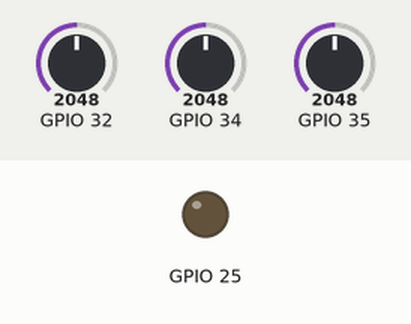
A sketch run on a simulated ESP32. Parts: output pins drawn as LEDs (lit = HIGH). Inputs (shaded band) come from the test bench; at power-on: GPIO 32 = 2048, GPIO 34 = 2048, GPIO 35 = 2048 (analog values on the 0–4095 scale). What the sketch prints to the serial monitor is not drawn.

Above: at 0.0 s.
At 10.0 s:
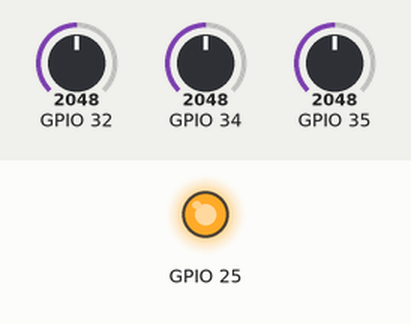
Timing chart, 0 to 23.2 s (numbered marks = the images above):
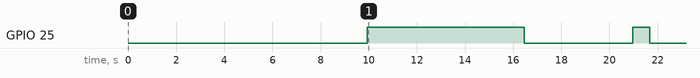

The sketch:

pump_diag4.ino
```cpp
// pump_diag4 — GPIO34 は「本当に何かに繋がっている」のか、それとも「浮いている」のか
//   diag3 で判明した気になる点:
//     ・全駆動ピン Hi-Z のとき GPIO34 = 1117 mV。分圧(下側100kΩ)が効いていれば 0V のはず
//     ・GPIO26/27 を HIGH にしただけで GPIO34 が 750〜811 mV 動く。50kΩ 源ならあり得ない
//   → GPIO34 が浮いている疑い。浮いたピンは電荷を溜めて保持するので DC に見える。
//   対照として GPIO32 の内部プルアップ/プルダウン(約45kΩ)を「既知インピーダンス源」に使う。
#include <Arduino.h>
#include "driver/gpio.h"

static const int PUMP = 25;
static const int SENSE = 34;
static const int FLOATREF = 35;   // 何も繋がっていない基準
static const int ZREF = 32;       // 内部プルで既知インピーダンスを作れる ADC1 ピン

static void mode_out(int pin){ gpio_config_t c={}; c.pin_bit_mask=1ULL<<pin; c.mode=GPIO_MODE_INPUT_OUTPUT;
  c.pull_up_en=GPIO_PULLUP_DISABLE; c.pull_down_en=GPIO_PULLDOWN_DISABLE; c.intr_type=GPIO_INTR_DISABLE; gpio_config(&c); }
static void mode_hiz(int pin){ gpio_config_t c={}; c.pin_bit_mask=1ULL<<pin; c.mode=GPIO_MODE_INPUT;
  c.pull_up_en=GPIO_PULLUP_DISABLE; c.pull_down_en=GPIO_PULLDOWN_DISABLE; c.intr_type=GPIO_INTR_DISABLE; gpio_config(&c); }
static void mode_pu(int pin){ gpio_config_t c={}; c.pin_bit_mask=1ULL<<pin; c.mode=GPIO_MODE_INPUT;
  c.pull_up_en=GPIO_PULLUP_ENABLE; c.pull_down_en=GPIO_PULLDOWN_DISABLE; c.intr_type=GPIO_INTR_DISABLE; gpio_config(&c); }
static void mode_pd(int pin){ gpio_config_t c={}; c.pin_bit_mask=1ULL<<pin; c.mode=GPIO_MODE_INPUT;
  c.pull_up_en=GPIO_PULLUP_DISABLE; c.pull_down_en=GPIO_PULLDOWN_ENABLE; c.intr_type=GPIO_INTR_DISABLE; gpio_config(&c); }

static void track(const char* label, int seconds) {
  Serial.printf("  %s\n    ", label);
  for (int i = 0; i < seconds * 5; i++) {
    Serial.printf("%d ", analogReadMilliVolts(SENSE));
    if ((i+1) % 15 == 0) Serial.print("\n    ");
    delay(200);
  }
  Serial.println();
}

void setup() {
  Serial.begin(115200);
  delay(700);
  Serial.println("\n================ pump_diag4 ================");
  analogReadResolution(12);
  analogSetPinAttenuation(SENSE, ADC_11db);
  analogSetPinAttenuation(FLOATREF, ADC_11db);
  analogSetPinAttenuation(ZREF, ADC_11db);

  Serial.println("--- 対照: 内部プル(約45kΩ)を掛けた GPIO32 は「既知インピーダンス源」 ---");
  mode_pd(ZREF); delay(300);
  Serial.printf("  GPIO32 内部プルダウン(45k->GND) = %d mV  (期待: ほぼ 0 = 142)\n", analogReadMilliVolts(ZREF));
  mode_pu(ZREF); delay(300);
  Serial.printf("  GPIO32 内部プルアップ(45k->3.3V) = %d mV  (期待: 飽和 3134)\n", analogReadMilliVolts(ZREF));
  mode_hiz(ZREF); delay(300);
  Serial.printf("  GPIO32 プル無し(完全に浮く)      = %d mV\n", analogReadMilliVolts(ZREF));

  Serial.println("\n--- T1. 全部 Hi-Z のまま 8 秒。分圧が効いていれば動かない。浮いていれば漂う ---");
  mode_hiz(PUMP); delay(300);
  track("GPIO34 (200ms ごと):", 8);
  Serial.printf("    参考: 未接続の GPIO35 = %d mV\n", analogReadMilliVolts(FLOATREF));

  Serial.println("\n--- T2. GPIO25 を HIGH 500ms → Hi-Z。放電先があるかを見る ---");
  Serial.println("     100kΩ で PUMP 網に繋がっているなら R_pd 10kΩ 経由で即 0V に落ちる");
  Serial.println("     どこにも繋がっていない(浮き)なら電荷が逃げず 3V 近くを保持する");
  mode_out(PUMP); gpio_set_level((gpio_num_t)PUMP, 1); delay(500);
  Serial.printf("    Hi-Z 直前 = %d mV\n", analogReadMilliVolts(SENSE));
  mode_hiz(PUMP);
  track("Hi-Z にした後 (200ms ごと):", 6);

  Serial.println("\n--- T3. GPIO25 を LOW に駆動してから Hi-Z ---");
  mode_out(PUMP); gpio_set_level((gpio_num_t)PUMP, 0); delay(500);
  Serial.printf("    Hi-Z 直前 = %d mV\n", analogReadMilliVolts(SENSE));
  mode_hiz(PUMP);
  track("Hi-Z にした後 (200ms ごと):", 4);

  Serial.println("\n--- T4. 源インピーダンスの推定: チャンネル切替直後の連続読み ---");
  Serial.println("     低インピーダンス源なら 1 発目から安定。高インピーダンス/浮きなら数発かけて動く");
  mode_out(PUMP); gpio_set_level((gpio_num_t)PUMP, 1); delay(500);
  mode_pd(ZREF); delay(200);
  Serial.print("    GPIO32(45k プルダウン既知源):");
  for (int i=0;i<12;i++){ analogReadMilliVolts(FLOATREF); Serial.printf(" %d", analogReadMilliVolts(ZREF)); }
  Serial.println();
  Serial.print("    GPIO34(SENSE, GPIO25=HIGH)  :");
  for (int i=0;i<12;i++){ analogReadMilliVolts(FLOATREF); Serial.printf(" %d", analogReadMilliVolts(SENSE)); }
  Serial.println();
  gpio_set_level((gpio_num_t)PUMP, 0); delay(300);
  Serial.print("    GPIO34(SENSE, GPIO25=LOW)   :");
  for (int i=0;i<12;i++){ analogReadMilliVolts(FLOATREF); Serial.printf(" %d", analogReadMilliVolts(SENSE)); }
  Serial.println();

  Serial.println("\n--- 判定 ---");
  Serial.println("  T1 が漂う / T2 で Hi-Z 後も 3V 近くを保持 → GPIO34 は浮いている(SENSE 配線が繋がっていない)");
  Serial.println("  T1 が動かない / T2 で即 0V         → GPIO34 は本当に PUMP 網に抵抗で繋がっている");
}
void loop(){ delay(2000); }
```
